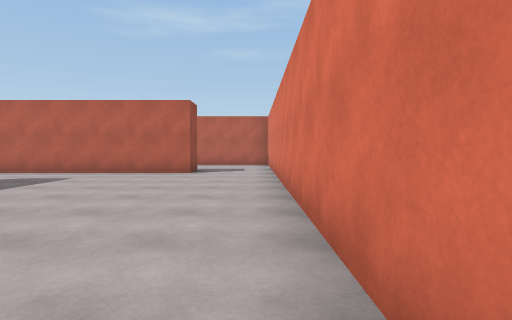
View 1 (above)

24 first-person views from a walk through a scene from a Unity 3-D project. The camera is 1.3 m above the floor, tilts 2° down and sees 80° across. The floor is counted in squares, 2 m on a side. Each view is taken from the middle of a square. On the plan, view 1 faces up. The plan holds only what a view shows up to about 10 squares ahead; the rest is blank. The place goes on beyond the plan. The player character is not drawn.

View 2
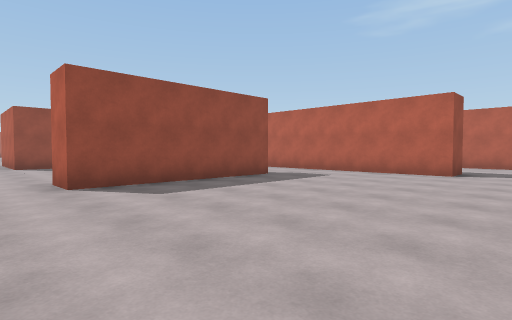

View 3
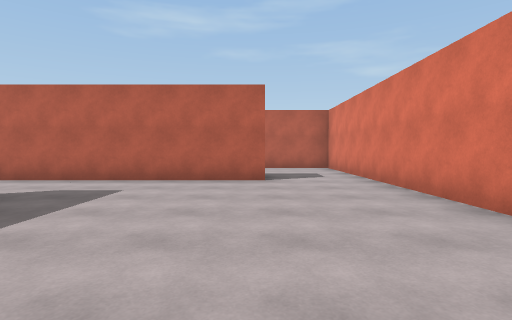

View 4
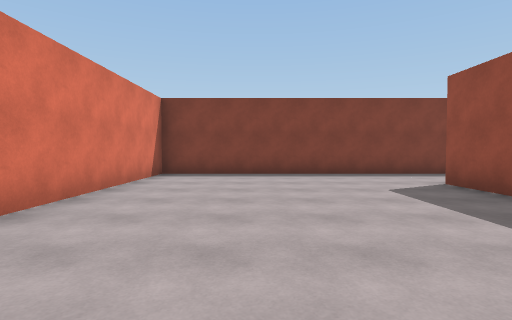

View 5
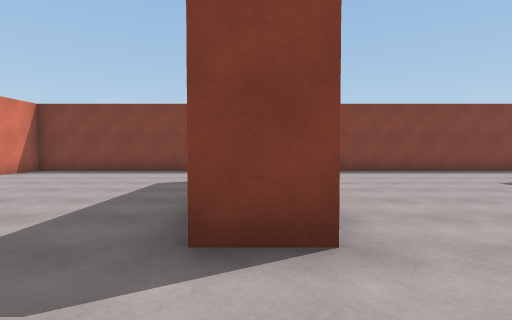

View 6
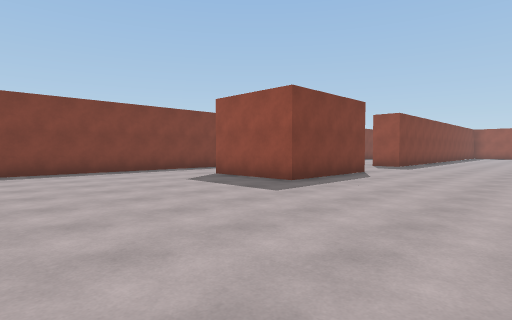

View 7
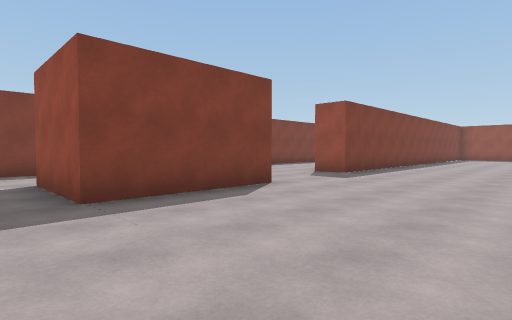

View 8
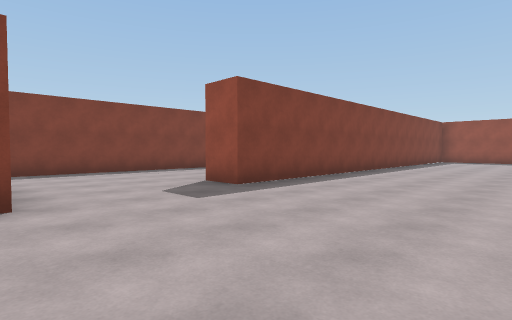

View 9
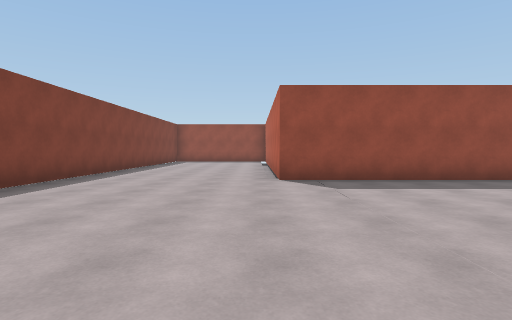

View 10
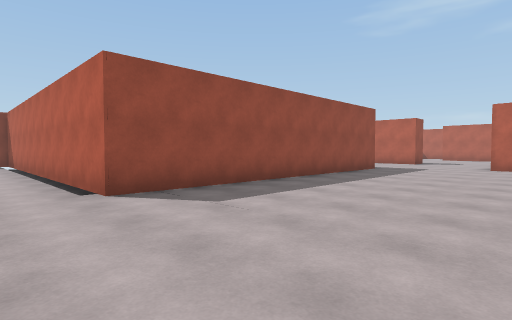

View 11
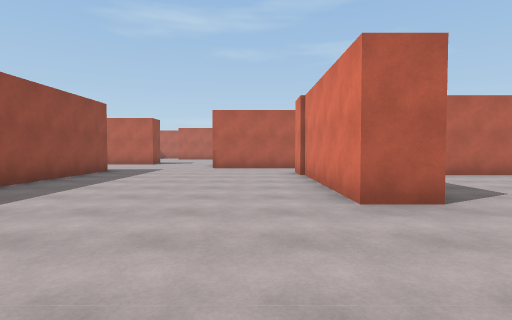

View 12
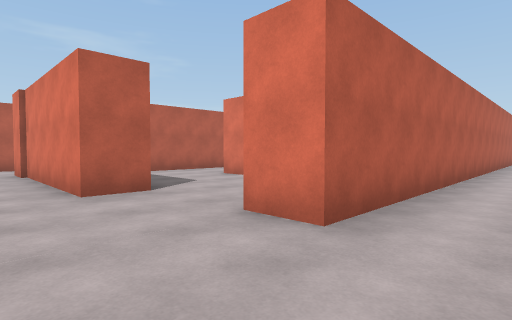

View 13
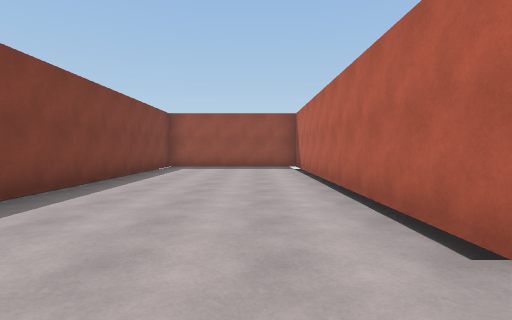

View 14
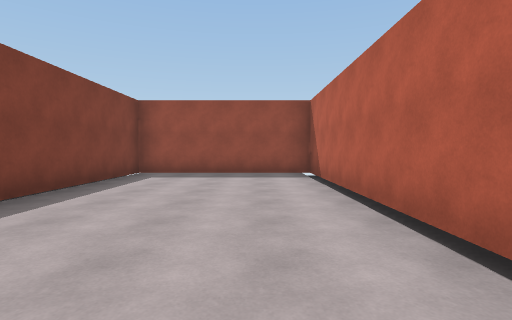

View 15
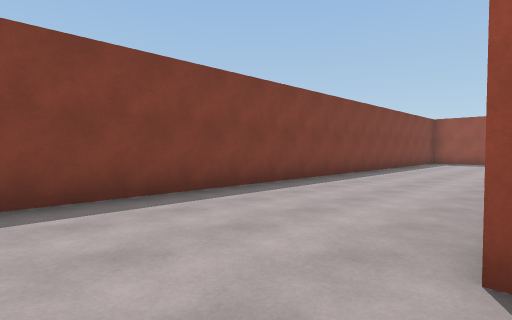

View 16
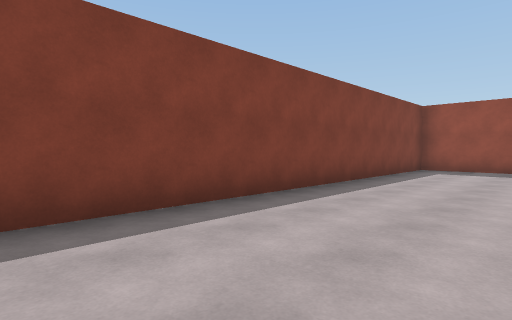

View 17
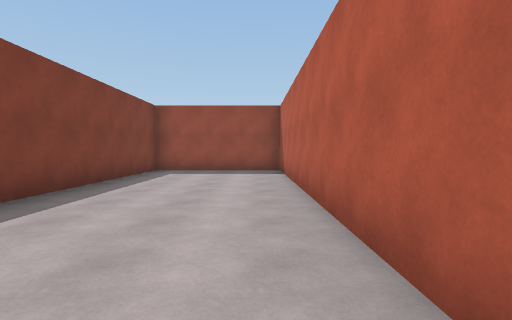

View 18
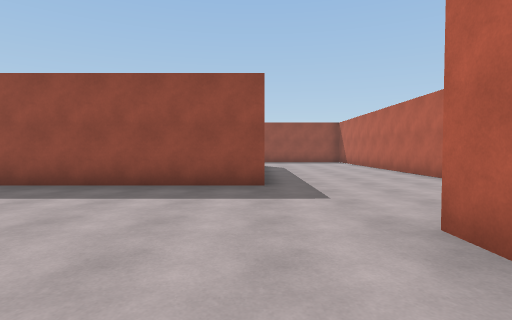

View 19
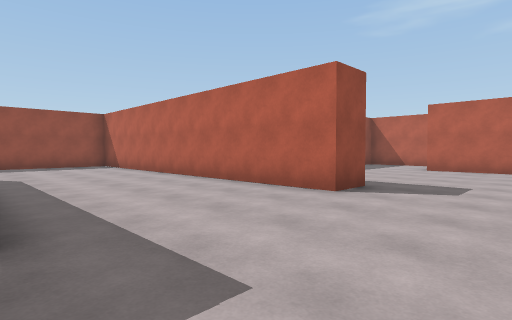

View 20
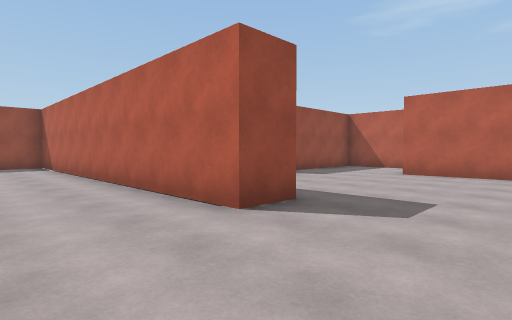

View 21
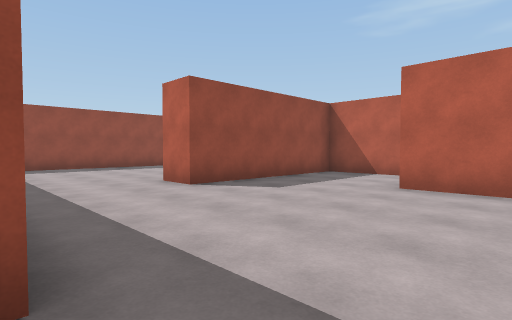

View 22
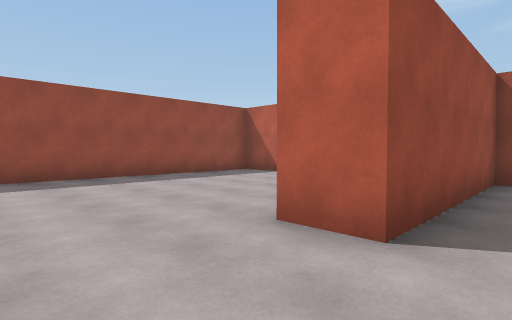

View 23
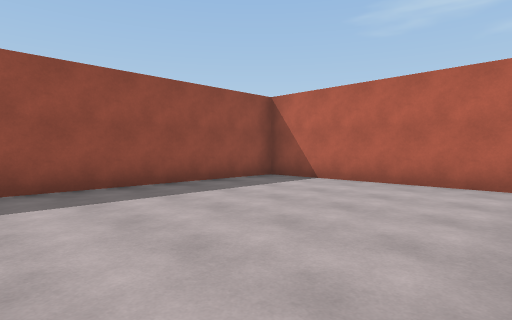

View 24
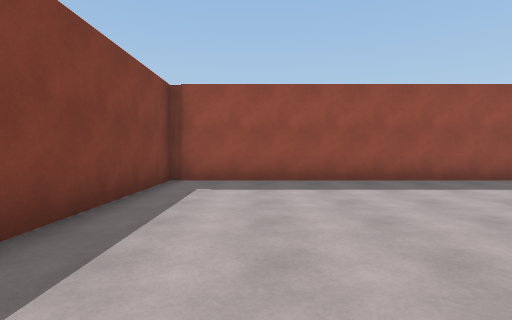

### Floor plan
Key: @ floor where view 1 was taken; # wall or solid block; . floor; / step, stairs or slope.
Columns run from 33 left of view 1 to 1 right of it. Each row starts with its distance up from view 1.
 30 ##########
 29 #......#...
 28 #......#...##
 27 #......#.....
 26 #......#.....
 25 #............
 24 #.............
 23 #.............
 22 ###########...
 21 #.............
 20 #.............
 19 #.............###
 18 #................
 17           #......
 16           #......#####
 15           #......# ...
 14           #......#....
 13           #......#...#         ##
 12           #......#...          ...#
 11           #.........           ...#
 10           #........            ...#
  9 ###########.......##############..#
  8 #//////////.......................#
  7 #.................................#
  6 #..........................#......#
  5 #..........................#......#
  4 #//////////////...####.....#......#
  3 ###############...  ##.....#......#
  2 #.................  ##.....#......#
  1 #.................  ..............#
  0 #.................  .............@#
 -1 ###################################

Positions as (right, up) in squares from view 1, and headings:
1: (0, 0), facing up
2: (0, 0), facing up-left
3: (-2, 2), facing up
4: (-2, 7), facing down
5: (-6, 8), facing down
6: (-7, 8), facing down-left
7: (-11, 8), facing down-left
8: (-15, 8), facing down-left
9: (-16, 8), facing left
10: (-18, 7), facing up-left
11: (-18, 8), facing up
12: (-18, 7), facing up-right
13: (-21, 7), facing left
14: (-24, 7), facing left
15: (-17, 3), facing down-left
16: (-22, 2), facing down-left
17: (-23, 2), facing left
18: (-17, 17), facing left
19: (-20, 17), facing up-left
20: (-20, 19), facing up-left
21: (-21, 22), facing up-left
22: (-25, 23), facing up-left
23: (-27, 24), facing up-left
24: (-26, 24), facing left
